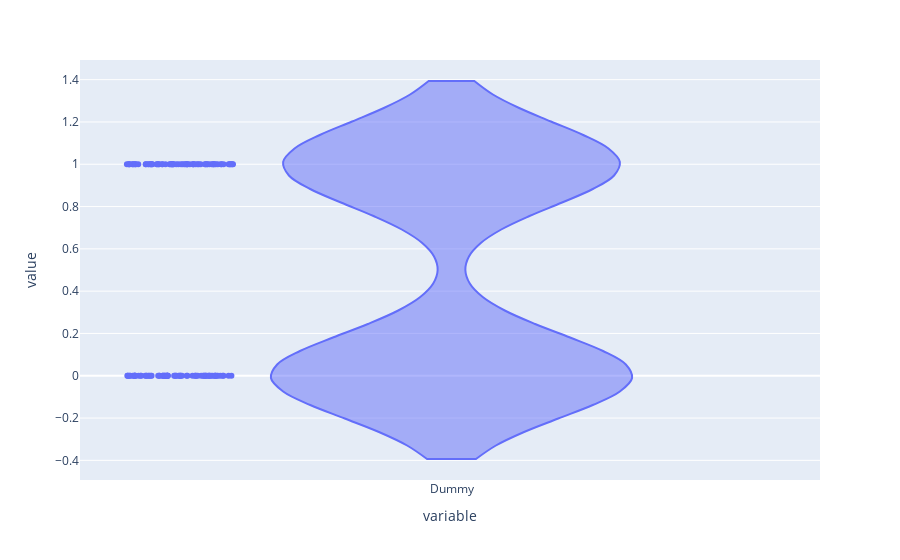

Source (notebook cell):
### Code cell
px.violin(abs(predict - y_test), points='all')

### Figure 1 — Plotly figure (JSON) as saved in the notebook; plotly's stock layout.template omitted (floating-point values rounded to 4 significant figures; data arrays with more than 128 entries replaced by an {"elided": "..."} marker saying what was removed)
{"data": [{"alignmentgroup": "True", "box": {"visible": false}, "hovertemplate": "variable=%{x}<br>value=%{y}<extra></extra>", "legendgroup": "", "marker": {"color": "#636efa"}, "name": "", "offsetgroup": "", "orientation": "v", "points": "all", "scalegroup": "True", "showlegend": false, "type": "violin", "x": {"elided": "143 str values"}, "x0": " ", "xaxis": "x", "y": {"elided": "143 int values"}, "y0": " ", "yaxis": "y"}], "layout": {"legend": {"tracegroupgap": 0}, "margin": {"t": 60}, "violinmode": "group", "xaxis": {"anchor": "y", "domain": [0, 1], "title": {"text": "variable"}}, "yaxis": {"anchor": "x", "domain": [0, 1], "title": {"text": "value"}}}}
